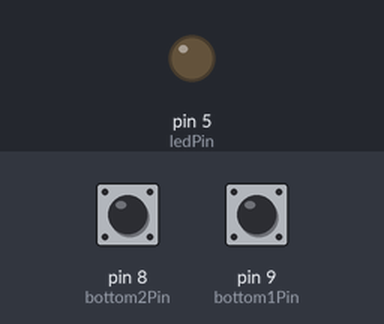
This sketch was run on a simulated Arduino Uno, built with avr-gcc and run on an emulated ATmega328P. On the bench: output pins drawn as LEDs (lit = HIGH). The inputs (shaded band) are chosen by the test bench; at power-on: pin 9 (bottom1Pin) HIGH, pin 8 (bottom2Pin) HIGH. What the sketch prints to the serial monitor is not drawn.

Above: at 1.2 s.
1.3 s: pin 9 (bottom1Pin) pulled LOW for 0.15 s
At 2.5 s:
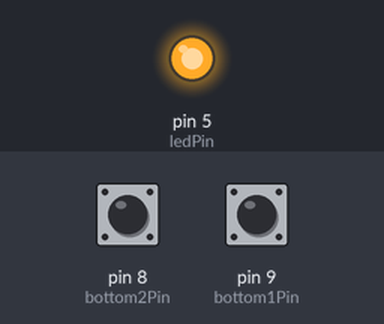
2.9 s: pin 8 (bottom2Pin) pulled LOW for 0.15 s
At 3.7 s:
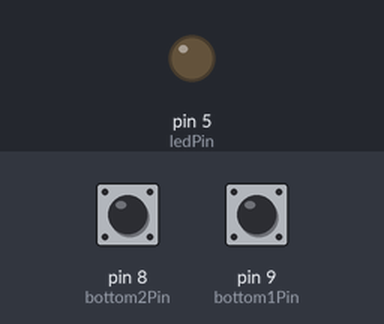
4.5 s: pin 9 (bottom1Pin) pulled LOW for 1 s
At 4.8 s:
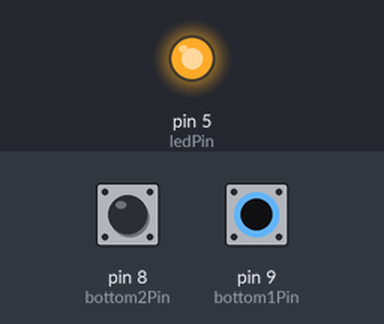
Timing chart, 0 to 7.5 s (numbered marks = the images above; inputs shaded):
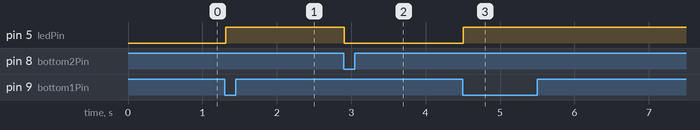

Measured:
- after the input at 1.3 s, pin 5 (ledPin): LOW → HIGH at once
- after the input at 2.9 s, pin 5 (ledPin): HIGH → LOW at once
- after the input at 4.5 s, pin 5 (ledPin): LOW → HIGH at once

The sketch:

D20140426_diod_click.ino
```cpp
/**
Схема - 2 кнопки и диод
*/

int bottom1Pin = 9;
int bottom2Pin = 8;

int ledPin = 5;

void setup(){
  pinMode(bottom1Pin, INPUT_PULLUP );

  pinMode(bottom2Pin, INPUT_PULLUP);

  pinMode(ledPin, OUTPUT);

  Serial.begin(9600);
}


void loop(){

  int sensorValue1 = digitalRead(bottom1Pin);
  Serial.println(sensorValue1);
  int sensorValue2 = digitalRead(bottom2Pin);
    Serial.println(sensorValue2);

  if (sensorValue1==LOW){
     digitalWrite(ledPin, HIGH);
  }

  if (sensorValue2==LOW){
       digitalWrite(ledPin, LOW);
  }else{

  }


}
```
